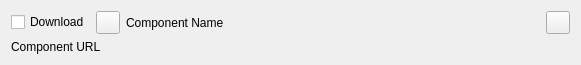
<?xml version="1.0" encoding="UTF-8"?>
<ui version="4.0">
 <class>ComponentItemWidget</class>
 <widget class="QWidget" name="ComponentItemWidget">
  <property name="geometry">
   <rect>
    <x>0</x>
    <y>0</y>
    <width>581</width>
    <height>61</height>
   </rect>
  </property>
  <property name="windowTitle">
   <string>Form</string>
  </property>
  <layout class="QGridLayout" name="gridLayout">
   <item row="0" column="1">
    <widget class="QToolButton" name="buttonDownloadNew">
     <property name="icon">
      <iconset resource="resources.qrc">
       <normaloff>:/images/edit-download.svg</normaloff>:/images/edit-download.svg</iconset>
     </property>
    </widget>
   </item>
   <item row="0" column="0">
    <widget class="QCheckBox" name="checkCanDownload">
     <property name="sizePolicy">
      <sizepolicy hsizetype="Preferred" vsizetype="Fixed">
       <horstretch>0</horstretch>
       <verstretch>0</verstretch>
      </sizepolicy>
     </property>
     <property name="text">
      <string>Download</string>
     </property>
    </widget>
   </item>
   <item row="0" column="2">
    <widget class="QLabel" name="labelComponentName">
     <property name="sizePolicy">
      <sizepolicy hsizetype="Expanding" vsizetype="Preferred">
       <horstretch>0</horstretch>
       <verstretch>0</verstretch>
      </sizepolicy>
     </property>
     <property name="text">
      <string>Component Name</string>
     </property>
    </widget>
   </item>
   <item row="0" column="3">
    <widget class="QToolButton" name="buttonRemoveFromFile">
     <property name="icon">
      <iconset resource="resources.qrc">
       <normaloff>:/images/edit-delete.svg</normaloff>:/images/edit-delete.svg</iconset>
     </property>
    </widget>
   </item>
   <item row="1" column="0" colspan="4">
    <widget class="QLabel" name="labelComponentUrl">
     <property name="text">
      <string>Component URL</string>
     </property>
    </widget>
   </item>
  </layout>
 </widget>
 <resources>
  <include location="resources.qrc"/>
 </resources>
 <connections/>
</ui>
